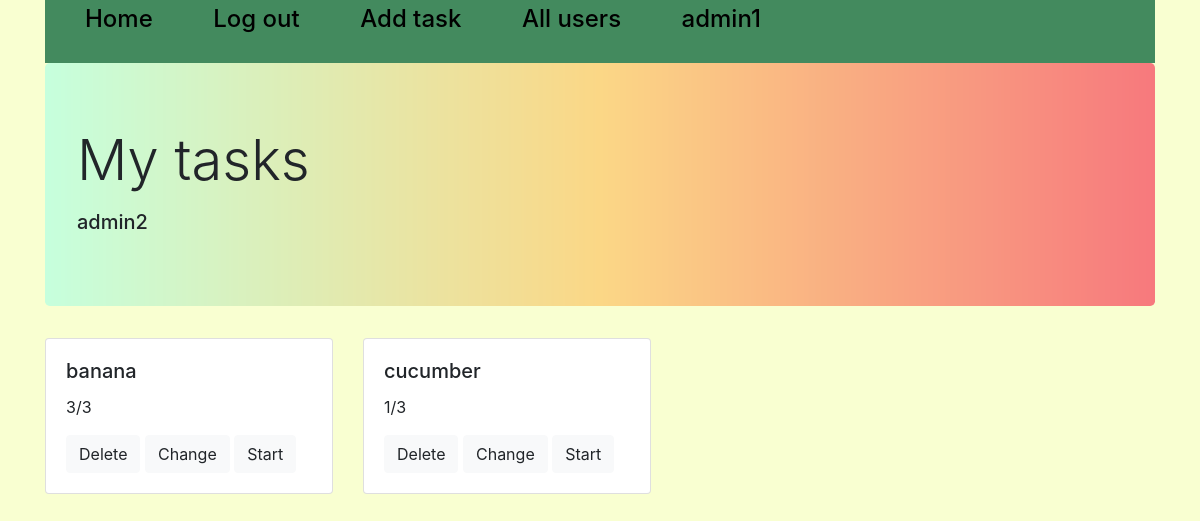
Before: /all_tasks/2 (signed in) with the older database file.
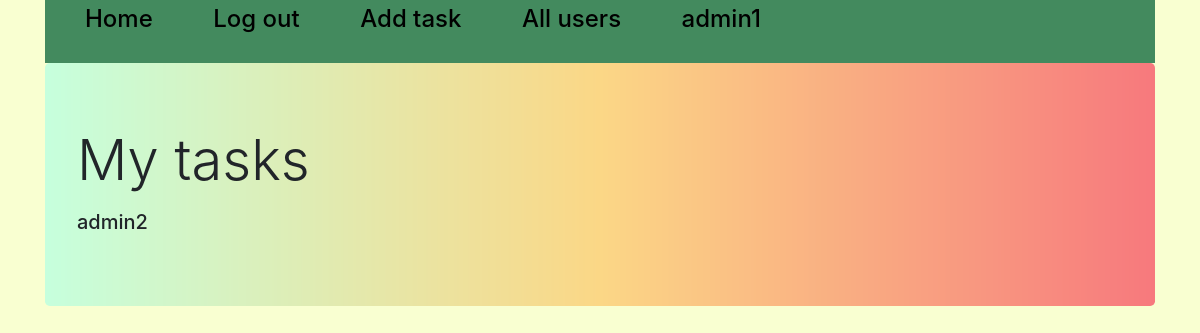
After: the same page with the newer database file.
### tables this page shows
CREATE TABLE task
                                    (id INTEGER PRIMARY KEY AUTOINCREMENT,
                                     hints VARCHAR(10000) DEFAULT NULL,
                                     title VARCHAR(100),
                                     content VARCHAR(10000),
                                     choices VARCHAR(1000),
                                     correct_choice VARCHAR(100)
                             );

### mainpage.py (the view)
@app.route('/all_tasks/<int:id>', methods=['GET', 'POST'])
def all_tasks(id):
    all, username = '', ''
    if 'username' not in session:
        return redirect('/login')
    if id != 0 and session['user_id'] in [1, 2]:
        all = [i[1] for i in task_user.get_all(id)]
        username = users_base.get(id)[1]
        session['list_id'] = id
    else:
        id = 0
    if id == 0:
        session['list_id'] = session['user_id']
        all = [i[1] for i in task_user.get_all(session['list_id'])]
        username = ''
    session['titles'] = []
    session['contents'] = []
    session['choices'] = []
    session['correct'] = []
    session['task_id'] = all
    session['hints'] = []
    for i in all:
        try:
            hints, title, content, choices, correct_choices = tasks_model.get(i)[1:]
            session['titles'].append(title)
            session['contents'].append(content.split('\n'))
            session['correct'].append(correct_choices.split('\n'))
            if choices:
                choices = [i.split() for i in choices.split('\n')]
                session['choices'].append(choices)
            else:
                session['choices'].append([])
            if hints:
                session['hints'].append(hints.split('\n'))
            else:
                session['hints'].append([])
        except Exception as e:
            all.pop(all.index(i))
    sc = progress.get_all(session['list_id'])
    scores_id = [i[-2] for i in sc]
    scores1 = []
    n_all = 0
    for i in all:
        if i in scores_id:
            n_correct = sc[scores_id.index(i)][3]
            n_all = sc[scores_id.index(i)][2]
        else:
            n_correct = 0
            try:
                n_all = len(session['contents'][all.index(i)])
            except IndexError:
                all.pop(all.index(i))
        scores1.append(str(n_correct) + '/' + str(n_all))
    session['scores'] = scores1
    print(session['contents'])
    n = list(range(0, len(all), 3))
    print(n)
    return render_template('tasks.html', flag=True, n=n, n_all=len(all), name=username)

### DB.py (called while the page is built)
    def get(self, user_id):
        cursor = self.connection.cursor()
        cursor.execute("SELECT * FROM users WHERE id = ?", (str(user_id),))
        row = cursor.fetchone()
        return row

    def get(self, id):
        cursor = self.connection.cursor()
        cursor.execute("SELECT * FROM task WHERE id = ?", (id,))
        row = cursor.fetchone()
        return row

    def get_all(self, user_id=None, task_id=None):
        cursor = self.connection.cursor()
        if user_id and not task_id:
            cursor.execute("SELECT * FROM prog WHERE user_id=?", (str(user_id),))
        elif user_id and task_id:
            cursor.execute("SELECT * FROM prog WHERE task_id=? AND user_id=?", (str(task_id), str(user_id)))
        else:
            cursor.execute("SELECT * FROM prog")
        rows = cursor.fetchall()
        return rows

    def get_all(self, id=None):
        cursor = self.connection.cursor()
        if id:
            cursor.execute("SELECT * FROM taskuser WHERE user_id = ?", (str(id),))
        else:
            cursor.execute("SELECT * FROM taskuser")
        rows = cursor.fetchall()
        return rows

### templates/tasks.html (shortened to what this page needs)
{% extends "base.html" %}
{% block content %}
<div class="container">
    <div class="jumbotron" style="background-image: url(/static/gradientyellow.jpg); background-size: 100%;">
        <h1 class="display-4">My tasks</h1>
        <p class="lead">
        <h5>{{name}}</h5>
    </div>
    {% if flag %}
    {% for i in n%}
    <div class="container">
        <div class="row">
        {% if i< n_all %}
        <div class="card" name={{i}} value={{i}} style="width: 18rem;">
            <div class="card-body">
            <h5 class="card-title">{{session['titles'][i]}}</h5>
            <p class="card-text">{{session['scores'][i]}}</p>
            {% if session['user_id'] == 1 or session['user_id'] == 2 %}
            <a href="/delete/{{session['task_id'][i]}}" class="btn btn-light">Delete</a>
            <a href="/add_task/{{session['task_id'][i]}}" class="btn btn-light">Change</a>
            {% endif %}
            <a href="/task/{{i}}" class="btn btn-light">Start</a>
            </div>
        </div>
        {% endif %}
            {% if i+1 < n_all %}
            <div class="col item">
                <div class="col-2 item">
                    <div class="card" name={{i+1}} value={{i+1}} style="width: 18rem;">
                    <div class="card-body">
                    <h5 class="card-title">{{session['titles'][i+1]}}</h5>
                    <p class="card-text">{{session['scores'][i+1]}}</p>
                    {% if session['user_id'] == 1 or session['user_id'] == 2 %}
                    <a href="/delete/{{session['task_id'][i+1]}}" class="btn btn-light">Delete</a>
                    <a href="/add_task/{{session['task_id'][i+1]}}" class="btn btn-light">Change</a>
                    {% endif %}
                    <a href="/task/{{i}}" class="btn btn-light">Start</a>
                    </div>
                </div>
            </div>
            </div>
            {% endif %}
    {% endfor %}
    {% endif %}
</div>
{% endblock %}

Changed rows visible on the page:
removed task: title "banana"
removed task: title "cucumber"
Other visible differences:
list line gone: "3/3 Delete Change Start 1/3 Delete Change Start"
